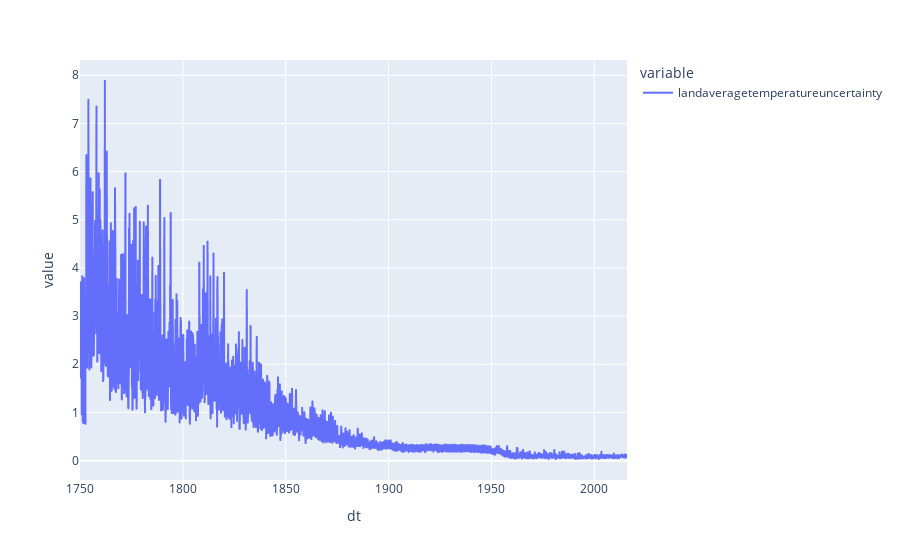

Source (notebook cell):
### Code cell
fig = px.line(df1["landaveragetemperatureuncertainty"])
fig.show()

### Figure 1 — Plotly figure (JSON) as saved in the notebook; plotly's stock layout.template omitted (floating-point values rounded to 4 significant figures; data arrays with more than 128 entries replaced by an {"elided": "..."} marker saying what was removed)
{"data": [{"hovertemplate": "variable=landaveragetemperatureuncertainty<br>dt=%{x}<br>value=%{y}<extra></extra>", "legendgroup": "landaveragetemperatureuncertainty", "line": {"color": "#636efa", "dash": "solid"}, "mode": "lines", "name": "landaveragetemperatureuncertainty", "showlegend": true, "type": "scattergl", "x": {"elided": "3192 str values"}, "xaxis": "x", "y": {"elided": "3192 float values"}, "yaxis": "y"}], "layout": {"legend": {"title": {"text": "variable"}, "tracegroupgap": 0}, "margin": {"t": 60}, "xaxis": {"anchor": "y", "domain": [0, 1], "title": {"text": "dt"}}, "yaxis": {"anchor": "x", "domain": [0, 1], "title": {"text": "value"}}}}
